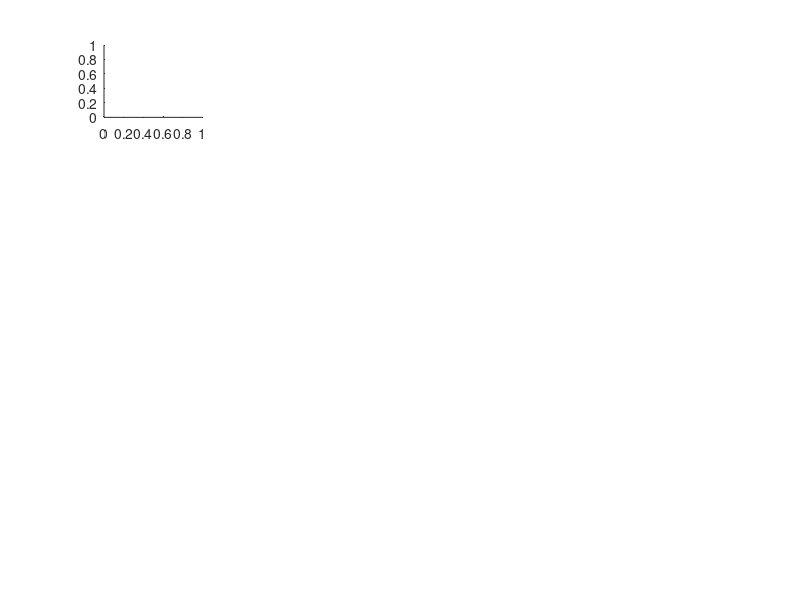

Recreate this plot in MATLAB. (Note: this script raises an error after producing the figure.)
%% Figure 1: Designing a Single Module
% Prepare Space
clear; clc;

% Plot Preliminaries
cArrow = [100 235 100]/255;
cDist = [200 200 200]/255;

% Subplot Indices
nRow = [4 4 7];     NRow = sum(nRow);   nR = [0 cumsum(nRow)];
nCol = [5 5 5 5];   NCol = sum(nCol);   nC = [0 cumsum(nCol)];
figM = reshape(1:(NRow*NCol), [NCol, NRow])';
cellM = cell(length(nRow)*length(nCol),1);
for i = 1:length(nCol)
    for j = 1:length(nRow)
        cP = figM((nR(j)+1):(nR(j+1)-1), (nC(i)+1):(nC(i+1)-1));
        cellM(j+(i-1)*length(nRow)) = {cP(:)};
    end
end

fig = figure(1); clf;

% Rigid Body Motion
subplot(NRow,NCol,cellM{1});
Xs1 = [-2 -2  2  2;...
       -1  1 -1  1];
conn1 = [1 3; 1 4; 2 3; 2 4];
visualize_network(Xs1,[],conn1);
hold on;
h = annotation('arrow');
set(h,'parent',gca,'position',[2.5 0 1 0], 'HeadLength',5,'HeadWidth',5,'color',cArrow,'LineWidth',1);
h = annotation('arrow');
set(h,'parent',gca,'position',[0 1.2 0 1], 'HeadLength',5,'HeadWidth',5,'color',cArrow,'LineWidth',1);
t = 80:-2:10;
aX = cosd(t)+2.2; aY = sind(t)+1;
plot(aX,aY,'color',cArrow, 'linewidth', 1);
h = annotation('arrow');
set(h,'parent',gca,'position',[aX(end) aY(end) diff(aX(end-1:end)) diff(aY(end-1:end))], 'HeadLength',5,'HeadWidth',5,'color',cArrow,'LineWidth',1);
hold off;
axis([-3.5 3.5 -1.7 1.7] + [0 0 .6 .6]);

% Define Distances
subplot(NRow,NCol,cellM{2});
hold on;
line(Xs1(1,1:2)-.8,Xs1(2,1:2),'color','k','LineWidth',.5);
line(Xs1(1,1:2)-[.9 .7],[Xs1(2,1) Xs1(2,1)],'color','k','LineWidth',.5);
line(Xs1(1,1:2)-[.9 .7],[Xs1(2,2) Xs1(2,2)],'color','k','LineWidth',.5);
line(Xs1(1,3:4)+.8,Xs1(2,3:4),'color','k','LineWidth',.5);
line(Xs1(1,3:4)+[.9 .7],[Xs1(2,3) Xs1(2,3)],'color','k','LineWidth',.5);
line(Xs1(1,3:4)+[.9 .7],[Xs1(2,4) Xs1(2,4)],'color','k','LineWidth',.5);
visualize_network(Xs1,[],conn1);
text(Xs1(1,1)-1.8, mean(Xs1(2,1:2)), 'd_1');
text(Xs1(1,3)+1, mean(Xs1(2,1:2)), 'd_2');
hold off;
axis([-3.5 3.5 -1.7 1.7] + [0 0 0 0]);

% Motion Plot
subplot(NRow,NCol,cellM{3});
dX1 = [0 0 0 0; -1 1 1 -1];
[XCa,~] = sim_motion(Xs1,[],conn1,.01,170,dX1,0);   % Simulate
[XCb,~] = sim_motion(Xs1,[],conn1,.01,170,-dX1,0);  % Simulate
XC = cat(3,flip(XCa,3),XCb);
d1 = sqrt(squeeze(sum((diff(XC(:,1:2,:),[],2)).^2)));
d2 = sqrt(squeeze(sum((diff(XC(:,3:4,:),[],2)).^2)));
plot(d1,d2);
hold on;
plot([1 4],[1 4], '--', 'color', [200 200 200]/255);
hold off;
visualize_network(XCb(:,:,end)/8+[1.6,3.6]',[],conn1,.3);
visualize_network(XCa(:,:,end)/8+[3.6,1.6]',[],conn1,.3);
visualize_network(Xs1/8+[2.3 2.3]',[],conn1,.3);
set(gca,'visible',1,'XTick',[1 4],'YTick',[1 4]);
xlabel('d_1');
ylabel('d_2');
axis([1 4 1 4]);

subplot(NRow,NCol,cellM{4});
s = sqrt(3);
Xs2 = [-s/2 0 s/2;...
       -1/2 1 -1/2];
dXs2 = [];



% Size and Save Figure
fName = 'Test';
set(gcf, 'Renderer', 'painters'); 
fig.PaperPositionMode = 'manual';
fig.PaperUnits = 'inches';
fig.PaperPosition = [0 0 8.2 3.6];
fig.PaperSize = [8.2 3.6];
saveas(fig, ['Figures/' fName], 'pdf');


